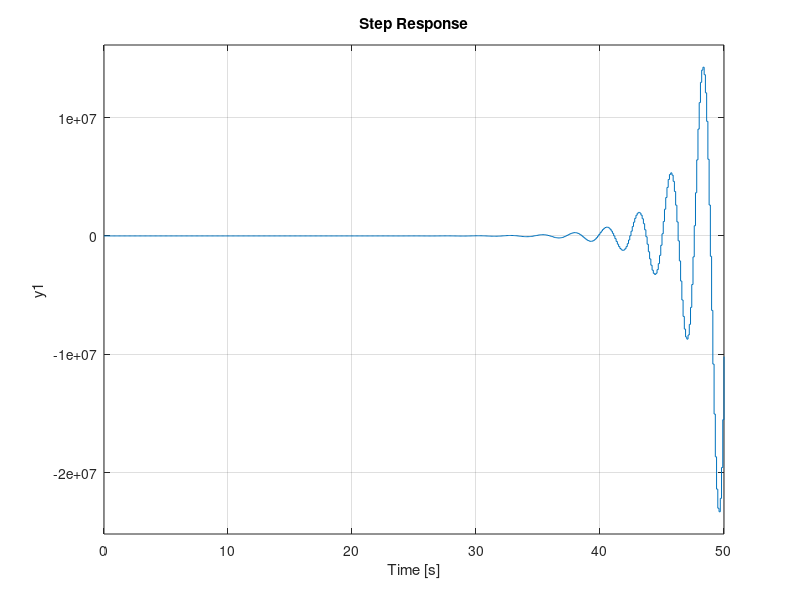
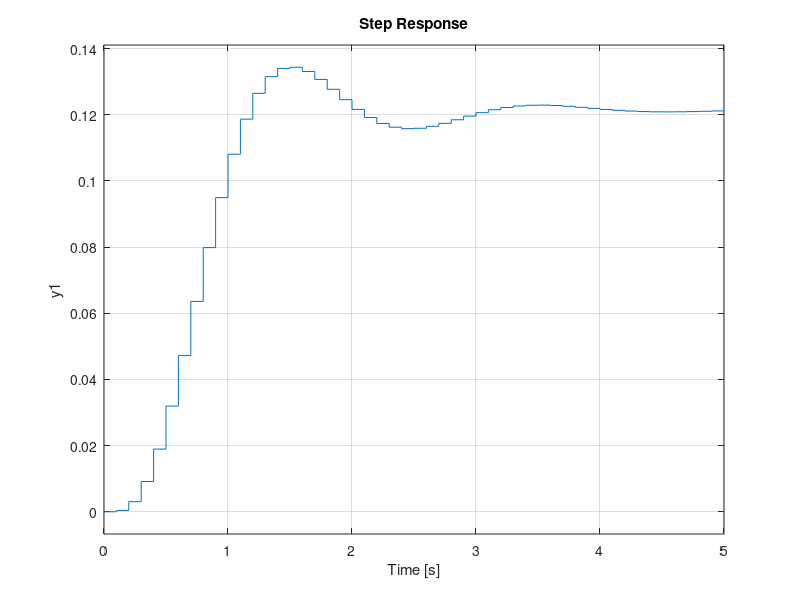

The MATLAB source for these figures, in order: (Note: this script raises an error after producing the figures.)

% Adaptive Cruise Control System

%%%%%%%%%%%%%%%%%% Continuous time Plant Specification %%%%%%%%%%%%%%%%%%%%

A=[0 1 0;0 0 1;-6.0476 -5.2856 -0.238];
B=[0;0;2.4767];
C=[1 0 0];
D=0;

dimension=3;

 %%% This should generate same A,B,C,D matrices as given as input

ACC_open_loop_sys = ss(A, B, C, D);

%%%%%%%%%%%%%% Derive Open loop Poles %%%%%%%%%%%%%%%%%%%%%%

open_loop_poles= pole(ACC_open_loop_sys);

%%% This should be same as open_loop_poles
 
eig(A); % two poles are at right-half plane. Hence the system is unstable in open loop. 


%%%%%%%%%%%%%%%%%% Discrete time Plant Design--State space Model only %%%%%%%%%%%%%%%%%%%%

Ts=0.1;  % sampling period % change sampling period and check response 

ACC_discrete_sys = c2d(ACC_open_loop_sys, Ts,'zoh');
 
[A_d, B_d, C_d, D_d] = ssdata(ACC_discrete_sys)

discrete_open_loop_poles=abs(eig(A_d));  % two poles are on unit circle. Hence unstable

figure; step(ACC_discrete_sys,50);   % open loop step response

%%%%%%%%%%%--- controller design ---%%%%%%%%%%

Q=10^3*(C'*C); % reducing Q increases settling time and vice versa
R=10^1;  % reducing R reduces settling time and vice versa

%%%%% Discrete LQR Controller for ACC_discrete_sys

[K,S,e] = dlqr(A_d, B_d, Q, R);     % Get OptimalGain K, S matrix, and poles e

%%%%%%% Cross checking the gain %%%%%%%

K1=place(A_d,B_d,e); % K and K1 should be same

%%%%%%%%%%%%%%%%%%%%%%%%%%%%%%%

discrete_closed_loop_poles=abs(e)

A_cl = (A_d-B_d*K);
B_cl = B_d;
C_cl = C_d;
D_cl = D_d;

ACC_closed_loop_sys = ss(A_cl,B_cl,C_cl,D_cl,Ts);

figure;step(ACC_closed_loop_sys,5);  % Closed loop step response upto 5 sec
 
stepinfo(ACC_closed_loop_sys)

